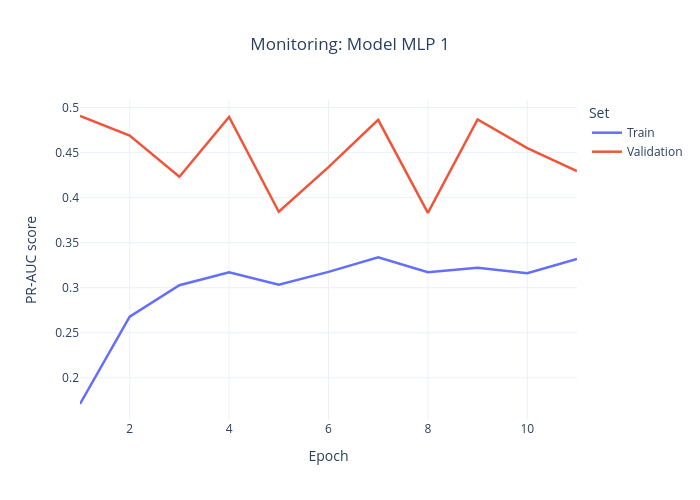

Notebook cell for this chart:
### Code cell
plot_monitoring(history_mlp_1, "Model MLP 1")

### Figure 1 — Plotly figure (JSON) as saved in the notebook; plotly's stock layout.template omitted (floating-point values rounded to 4 significant figures)
{"data": [{"hovertemplate": "Set=pr_auc<br>Epoch=%{x}<br>PR-AUC score=%{y}<extra></extra>", "legendgroup": "pr_auc", "line": {"color": "#636efa", "dash": "solid", "width": 2.5}, "marker": {"symbol": "circle"}, "mode": "lines", "name": "Train", "orientation": "v", "showlegend": true, "type": "scatter", "x": [1, 2, 3, 4, 5, 6, 7, 8, 9, 10, 11], "xaxis": "x", "y": [0.1709, 0.268, 0.3027, 0.3171, 0.3035, 0.3176, 0.3339, 0.3171, 0.3222, 0.3162, 0.3319], "yaxis": "y"}, {"hovertemplate": "Set=val_pr_auc<br>Epoch=%{x}<br>PR-AUC score=%{y}<extra></extra>", "legendgroup": "val_pr_auc", "line": {"color": "#EF553B", "dash": "solid", "width": 2.5}, "marker": {"symbol": "circle"}, "mode": "lines", "name": "Validation", "orientation": "v", "showlegend": true, "type": "scatter", "x": [1, 2, 3, 4, 5, 6, 7, 8, 9, 10, 11], "xaxis": "x", "y": [0.4907, 0.469, 0.4231, 0.4897, 0.3844, 0.4339, 0.4863, 0.3831, 0.4868, 0.4551, 0.4295], "yaxis": "y"}], "layout": {"autosize": false, "height": 500, "hovermode": "x unified", "legend": {"title": {"text": "Set"}, "tracegroupgap": 0}, "title": {"text": "Monitoring: Model MLP 1", "x": 0.5}, "width": 700, "xaxis": {"anchor": "y", "domain": [0, 1], "title": {"text": "Epoch"}}, "yaxis": {"anchor": "x", "domain": [0, 1], "title": {"text": "PR-AUC score"}}}}
